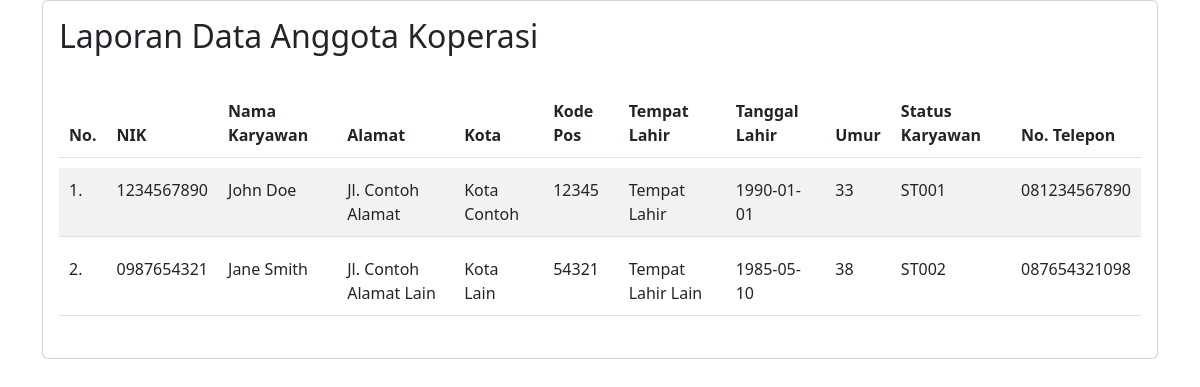
/laporan_data_karyawan.php, run on the app's committed database.
### tables this page shows
CREATE TABLE `karyawan` (
  `NIK` varchar(20) NOT NULL,
  `Nama_karyawan` varchar(255) DEFAULT NULL,
  `Alamat` varchar(255) DEFAULT NULL,
  `Kota` varchar(255) DEFAULT NULL,
  `Kode_pos` varchar(10) DEFAULT NULL,
  `Tempat_lahir` varchar(255) DEFAULT NULL,
  `Tanggal_lahir` date DEFAULT NULL,
  `Umur` varchar(20) DEFAULT NULL,
  `Status_karyawan` varchar(50) DEFAULT NULL,
  `No_telepon` varchar(20) DEFAULT NULL
);

### controller/controller.php (called while the page is built, shortened)
<?php
    $conn = mysqli_connect("localhost", "root", "", "koperasi");
    function tampilData($query) {
        global $conn;
        $result = mysqli_query($conn, $query);
        $kotak = [];
        while( $box = mysqli_fetch_assoc($result) ){
            $kotak[] = $box;
        }
        return $kotak;
    }
?>

### laporan_data_karyawan.php (the view, shortened to what this page needs)
<?php
    require 'controller/controller.php';
    $anggotas = tampilData("SELECT * FROM karyawan ORDER BY NIK DESC");
?>
<!DOCTYPE html>
<html>
<head>
    <link rel="stylesheet" href="https://cdn.jsdelivr.net/npm/bootstrap@5.3.0/dist/css/bootstrap.min.css">
    <link rel="stylesheet" href="assets/css/style.css">
</head>
<body>
    <div class="container">
        <div class="d-flex justify-content-center">
            <div class="card" style="width: 70rem;">
                <div class="card-body">
                    <h2 class="mb-4">Laporan Data Anggota Koperasi</h2>
                    <div class="table-responsive">
                        <table class="table table-striped">
                            <thead class="thead-light">
                                <tr>
                                    <th>No.</th>
                                    <th>NIK</th>
                                    <th>Nama Karyawan</th>
                                    <th>Alamat</th>
                                    <th>Kota</th>
                                    <th>Kode Pos</th>
                                    <th>Tempat Lahir</th>
                                    <th>Tanggal Lahir</th>
                                    <th>Umur</th>
                                    <th>Status Karyawan</th>
                                    <th>No. Telepon</th>
                                </tr>
                            </thead>
                            <tbody>
                                <?php $i = 1; ?>
                                <?php foreach ($anggotas as $anggota) { ?>
                                    <tr>
                                        <td><?= $i ?>.</td>
                                        <td><?= $anggota["NIK"] ?></td>
                                        <td><?= $anggota["Nama_karyawan"] ?></td>
                                        <td><?= $anggota["Alamat"] ?></td>
                                        <td><?= $anggota["Kota"] ?></td>
                                        <td><?= $anggota["Kode_pos"] ?></td>
                                        <td><?= $anggota["Tempat_lahir"] ?></td>
                                        <td><?= $anggota["Tanggal_lahir"] ?></td>
                                        <td><?= $anggota["Umur"] ?></td>
                                        <td><?= $anggota["Status_karyawan"] ?></td>
                                        <td><?= $anggota["No_telepon"] ?></td>
                                    </tr>
                                    <?php $i++ ?>
                                <?php } ?>
                            </tbody>
                        </table>
                    </div>
                </div>
            </div>
        </div>
    </div>
</body>
</html>

### assets/css/style.css (style rules this page uses)
.table { border-collapse: separate; border-spacing: 0 10px; }
.table th, .table td { padding: 10px; }

### data on the page
karyawan: NIK "1234567890", Nama_karyawan "John Doe", Alamat "Jl. Contoh Alamat", Kota "Kota Contoh", Kode_pos "12345", Tempat_lahir "Tempat Lahir", Tanggal_lahir "1990-01-01", Umur "33", Status_karyawan "ST001", No_telepon "081234567890"
karyawan: NIK "0987654321", Nama_karyawan "Jane Smith", Alamat "Jl. Contoh Alamat Lain", Kota "Kota Lain", Kode_pos "54321", Tempat_lahir "Tempat Lahir Lain", Tanggal_lahir "1985-05-10", Umur "38", Status_karyawan "ST002", No_telepon "087654321098"
